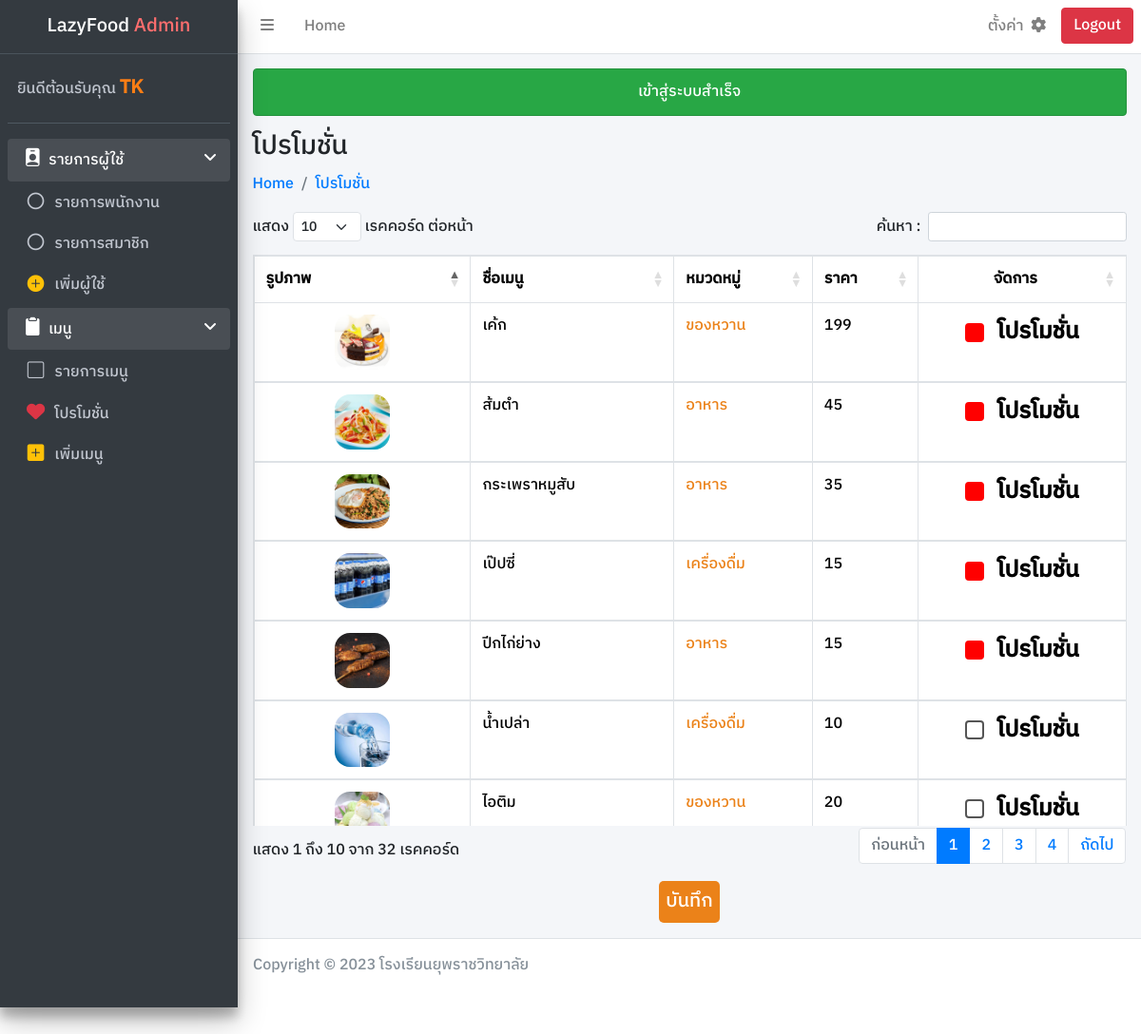
The app's page /admin/menupromotion.php (signed in) with its own data.
### tables this page shows
CREATE TABLE `Menu` (
  `m_id` int(11) NOT NULL,
  `m_name` varchar(255) NOT NULL,
  `m_type` varchar(255) NOT NULL,
  `m_price` int(11) NOT NULL,
  `m_image` varchar(255) NOT NULL,
  `m_promotion` tinyint(1) NOT NULL
);

### connect/server.php (called while the page is built, shortened)
<?php session_start();
    class DB_conn {
        function __construct() {
            $conn = mysqli_connect(DB_host, DB_user, DB_pass, DB_name);
            $this->dbconn = $conn;
        }
    }

### class/menu_db.php (called while the page is built, shortened)
<?php require_once '../connect/server.php';
    class Menu_DB extends DB_conn {
        public function readmenupromotion() {
            $sql = "SELECT * FROM Menu ORDER BY m_promotion DESC";
            $result = mysqli_query($this->dbconn, $sql);
            return $result;
        }
    }

### admin/menupromotion.php (the view, shortened to what this page needs)
<?php require_once '../connect/server.php';
require_once '../class/menu_db.php';
    $dbmenu = new Menu_DB;
    $readmenu = $dbmenu->readmenupromotion();
?>
<!DOCTYPE html>
<html lang="en">
<head>
    <link rel="stylesheet" href="../framework/css/bootstrap.min.css">
    <link rel="stylesheet" href="https://cdn.jsdelivr.net/npm/bootstrap-icons@1.11.2/font/bootstrap-icons.min.css">
    <link rel="stylesheet" href="../framework/css/adminlte.min.css">
    <link rel="stylesheet" href="https://cdnjs.cloudflare.com/ajax/libs/font-awesome/6.2.1/css/all.min.css">
    <link rel="stylesheet" href="../framework/DataTables/datatables.min.css">
    <link rel="stylesheet" href="../dist/css/main.css">
</head>
<body class="wrapper">
    <?php include_once './component/navbar.php'; ?>
    <?php include_once './component/sidebar.php'; ?>
    <div class="content-wrapper">
        <div class="content-header">
            <div class="container-fluid">
                <div>
                    <?php include_once './component/succeed.php' ?>
                </div>
                <div >
                    <h3 class="">โปรโมชั่น</h3>
                </div>
                <div>
                    <nav aria-label="breadcrumb">
                        <ol class="breadcrumb">
                            <li class="breadcrumb-item"><a href="./adminpage.php">Home</a></li>
                            <li class="breadcrumb-item"><a href="./menupromotion.php">โปรโมชั่น</a></li>
                        </ol>
                    </nav>
                </div>
            </div>
        </div>
        <div class="content">
            <div class="container-fluid">
                <div class="row">
                    <div class="col-12 w-100">
                        <form action="../process/addpromotion_db.php" method="post" class="mb-3">
                            <div class="table-responsive mb-3">
                                <table class="table table-hover table-bordered" id="promotiontable">
                                    <thead>
                                        <tr>
                                            <th scope="col" class="col-3">รูปภาพ</th>
                                            <th scope="col">ชื่อเมนู</th>
                                            <th scope="col">หมวดหมู่</th>
                                            <th scope="col">ราคา</th>
                                            <th scope="col" class="text-center">จัดการ</th>
                                        </tr>
                                    </thead>
                                    <tbody class="table-group-divider">
                                        <?php while ($row = mysqli_fetch_assoc($readmenu)) { ?>
                                            <tr>
                                                <td class="text-center">
                                                    <div class="row">
                                                        <div class="col col-md-6 col-lg-4 m-auto d-block">
                                                            <img src="../uploads/<?php echo $row['m_image']; ?>" alt="menu" class="img-fluid rounded-4">
                                                        </div>
                                                    </div>
                                                </td>
                                                <td><?php echo $row['m_name'] ?></td>
                                                <td style="color: #eb8219;"><?php echo $row['m_type'] ?></td>
                                                <td><?php echo $row['m_price'] ?></td>
                                                <td class="text-center fs-4">
                                                    <input type="checkbox" name="promotion[]" id="promotion_<?php echo $row['m_id']; ?>" value="<?php echo $row['m_id']; ?>" <?php echo ($row['m_promotion'] == "1") ? "checked" : ""; ?>>
                                                    <label for="promotion_<?php echo $row['m_id']; ?>">โปรโมชั่น</label>
                                                </td>
                                            </tr>
                                        <?php } ?>
                                    </tbody>
                                </table>
                            </div>
                            <button type="submit" name="addpro" class="btn btn-color m-auto d-block fs-5">บันทึก</button>
                        </form>
                    </div>
                </div>
            </div>
        </div>
    </div>
    <?php include_once './component/footer.php'; ?>
</body>
</html>

### admin/component/navbar.php (shortened to what this page needs)
<?php require_once '../connect/server.php';
?>
<nav class="main-header navbar navbar-expand navbar-white navbar-light">
    <ul class="navbar-nav">
        <li class="nav-item">
            <a class="nav-link" data-widget="pushmenu" type="button"><i class="fas fa-bars"></i></a>
        </li>
        <li class="nav-item d-none d-sm-inline-block">
            <a href="adminpage.php" class="nav-link">Home</a>
        </li>
    </ul>
    <ul class="navbar-nav ml-auto">
        <li class="nav-item d-none d-sm-inline-block">
            <a href="./settinguser.php" class="nav-link">ตั้งค่า <i class="fa-solid fa-gear ms-1"></i></a>
        </li>
        <li class="nav-item">
            <a href="./adminpage.php?logout='1'" class="btn btn-danger">Logout</a>
        </li>
    </ul>
</nav>

### admin/component/sidebar.php
<?php require_once '../connect/server.php'; ?>
<aside class="main-sidebar sidebar-dark-primary elevation-4">
    <a href="adminpage.php" class="brand-link text-center">
        <span class="brand-text font-weight-light">LazyFood <b style="color:  #ff6e6e;">Admin</b></span>
    </a>
    <div class="sidebar">
        <div class="user-panel mt-3 pb-3 mb-3 d-flex">
            <div class="info">
                <a class="d-block">ยินดีต้อนรับคุณ <b class="fs-5" style="color:  #fd7e14;"><?php echo $_SESSION['name'] ?></b></a>
            </div>
        </div>
        <nav class="mt-2">
            <ul class="nav nav-pills nav-sidebar flex-column" data-widget="treeview" role="menu">
                <li class="nav-item menu-open">
                    <a class="nav-link" role="button">
                        <i class="nav-icon bi bi-person-badge-fill"></i>
                        <p>
                            รายการผู้ใช้
                            <i class="right fas fa-angle-left"></i>
                        </p>
                    </a>
                    <ul class="nav nav-treeview">
                        <li class="nav-item">
                            <a href="./listpersonnel.php" class="nav-link">
                                <i class="far fa-circle nav-icon"></i>
                                <p>รายการพนักงาน</p>
                            </a>
                        </li>
                        <li class="nav-item">
                            <a href="./listclient.php" class="nav-link">
                                <i class="far fa-circle nav-icon"></i>
                                <p>รายการสมาชิก</p>
                            </a>
                        </li>
                        <li class="nav-item">
                            <a href="./adduser.php" class="nav-link">
                                <i class="far bi-plus-circle-fill nav-icon text-warning"></i>
                                <p>เพิ่มผู้ใช้</p>
                            </a>
                        </li>
                    </ul>
                </li>
                <li class="nav-item menu-open">
                    <a class="nav-link" role="button">
                        <i class="nav-icon bi bi-clipboard2-fill"></i>
                        <p>
                            เมนู
                            <i class="right fas fa-angle-left"></i>
                        </p>
                    </a>
                    <ul class="nav nav-treeview">
                        <li class="nav-item">
                            <a href="./listmenu.php" class="nav-link">
                                <i class="far bi-square nav-icon"></i>
                                <p>รายการเมนู</p>
                            </a>
                        </li>
                        <li class="nav-item">
                            <a href="./menupromotion.php" class="nav-link">
                                <i class="fa-solid fa-heart nav-icon text-danger"></i>
                                <p>โปรโมชั่น</p>
                            </a>
                        </li>
                        <li class="nav-item">
                            <a href="./addmenu.php" class="nav-link">
                                <i class="far bi-plus-square-fill nav-icon text-warning"></i>
                                <p>เพิ่มเมนู</p>
                            </a>
                        </li>
                    </ul>
                </li>
            </ul>
        </nav>
    </div>
</aside>

### admin/component/succeed.php
<?php require_once '../connect/server.php'; ?>
<?php if (!empty($_SESSION['succeed'])) { ?>
    <div class="alert alert-success text-center" role="alert">
        <p class="mb-0 mt-0">
            <?php echo $_SESSION['succeed'];
            unset($_SESSION['succeed']); ?>
        </p>
    </div>
<?php } ?>

### admin/component/footer.php
<?php require_once '../connect/server.php'; ?>
<div class="main-footer">
    <p>Copyright &copy; 2023 โรงเรียนยุพราชวิทยาลัย</p>
</div>

### admin/menupromotion.php (style rules this page uses)
input[type="checkbox"] { appearance: none; -webkit-appearance: none; -moz-appearance: none; width: 20px; height: 20px; border: 2px solid #555; border-radius: 4px; outline: none; transition: 0.3s; cursor: pointer; }
input[type="checkbox"]:checked { background-color: red; border: 2px solid red; }
input[type="checkbox"] + label { display: inline-block; vertical-align: middle; cursor: pointer; margin-left: 8px; }

### records on screen
menu: m_image (picture), m_name "เค้ก", m_type "ของหวาน", m_price "199", m_promotion "☑"
menu: m_image (picture), m_name "ส้มตำ", m_type "อาหาร", m_price "45", m_promotion "☑"
menu: m_image (picture), m_name "กระเพราหมูสับ", m_type "อาหาร", m_price "35", m_promotion "☑"
menu: m_image (picture), m_name "เป๊ปซี่", m_type "เครื่องดื่ม", m_price "15", m_promotion "☑"
menu: m_image (picture), m_name "ปีกไก่ย่าง", m_type "อาหาร", m_price "15", m_promotion "☑"
menu: m_image (picture), m_name "น้ำเปล่า", m_type "เครื่องดื่ม", m_price "10"
menu: m_image (picture), m_name "ไอติม", m_type "ของหวาน", m_price "20"

### other values on screen
$_SESSION['name'] "TK"
$_SESSION['succeed'] "เข้าสู่ระบบสำเร็จ"
